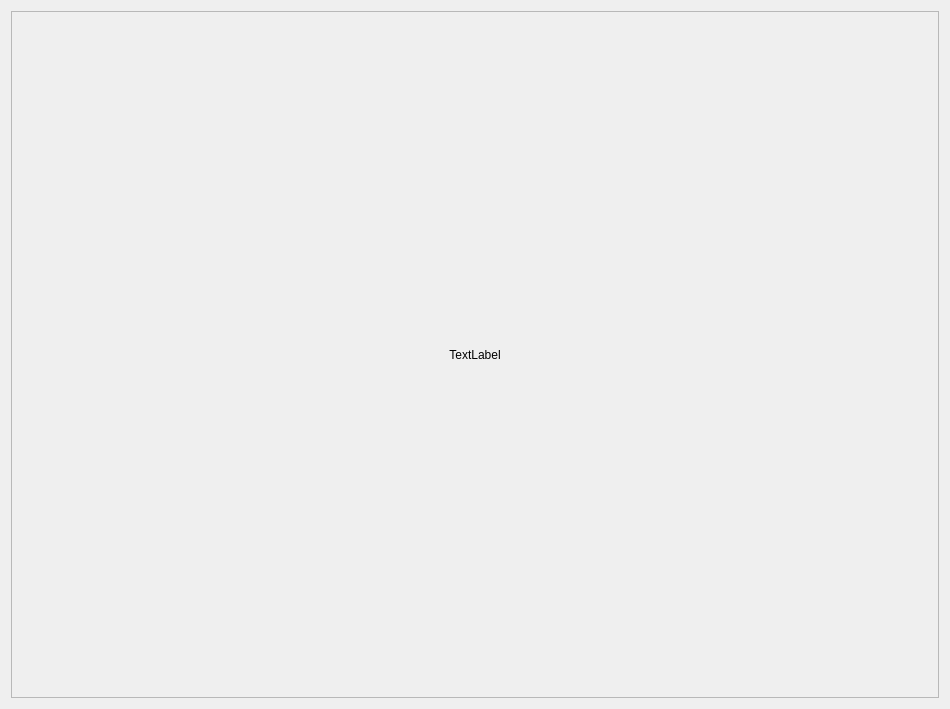
<?xml version="1.0" encoding="UTF-8"?>
<ui version="4.0">
 <class>finding_Image_Contourclass</class>
 <widget class="QWidget" name="finding_Image_Contourclass">
  <property name="geometry">
   <rect>
    <x>0</x>
    <y>0</y>
    <width>950</width>
    <height>709</height>
   </rect>
  </property>
  <property name="windowTitle">
   <string>finding_Image_Contourclass</string>
  </property>
  <layout class="QGridLayout" name="gridLayout">
   <item row="0" column="0">
    <widget class="QScrollArea" name="scrollArea">
     <property name="widgetResizable">
      <bool>true</bool>
     </property>
     <widget class="QWidget" name="scrollAreaWidgetContents">
      <property name="geometry">
       <rect>
        <x>0</x>
        <y>0</y>
        <width>926</width>
        <height>685</height>
       </rect>
      </property>
      <layout class="QGridLayout" name="gridLayout_2">
       <item row="0" column="0">
        <widget class="QLabel" name="label">
         <property name="text">
          <string>TextLabel</string>
         </property>
         <property name="alignment">
          <set>Qt::AlignCenter</set>
         </property>
        </widget>
       </item>
      </layout>
     </widget>
    </widget>
   </item>
  </layout>
 </widget>
 <layoutdefault spacing="6" margin="11"/>
 <resources/>
 <connections/>
</ui>
